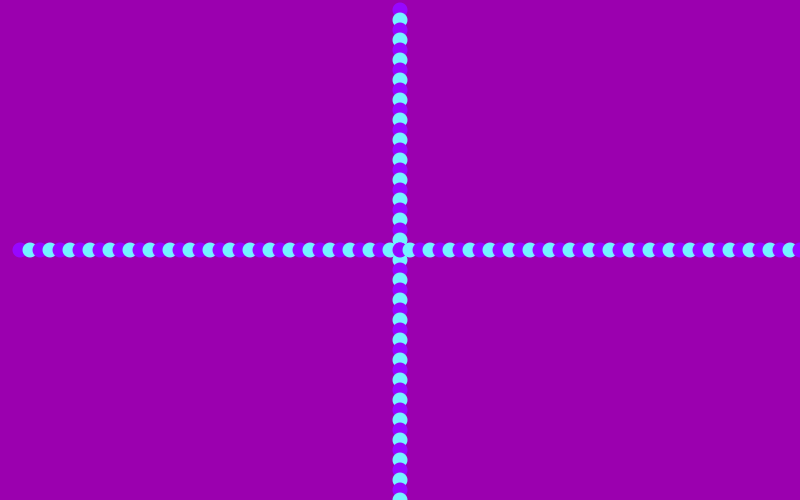
Frame 1 (no input)
Frame 60 (the mouse pressed at the canvas centre just before this capture): identical to frame 1, image omitted
Frame 120 (the mouse held since frame 60 and released just before this capture): identical to frame 1, image omitted

The Processing sketch that drew this single still picture (run headless with seeded random() and noise(); from frame 60 on, the mouse is pressed at the canvas centre):

// Processing sketch: DN__circles_column_and_row
// ── DN__circles_column_and_row.pde
int x=0;
int y=0;
int count=0;

void setup() {
  size(800,500);
noCursor();
background(155, 0, 175);
noStroke();
}

void draw() {
 while (count < width ) {
    x=x+20;
      fill(151,7,255);
      ellipse (x,(height/2),15,15);
      count++;
ellipse(width/2, y+10,15,15);
    y=y+20;
      fill(115,244,255);
      ellipse (width/2, y, 15, 15);
      count++; 
ellipse(x+10,height/2,15,15);
 }
}
